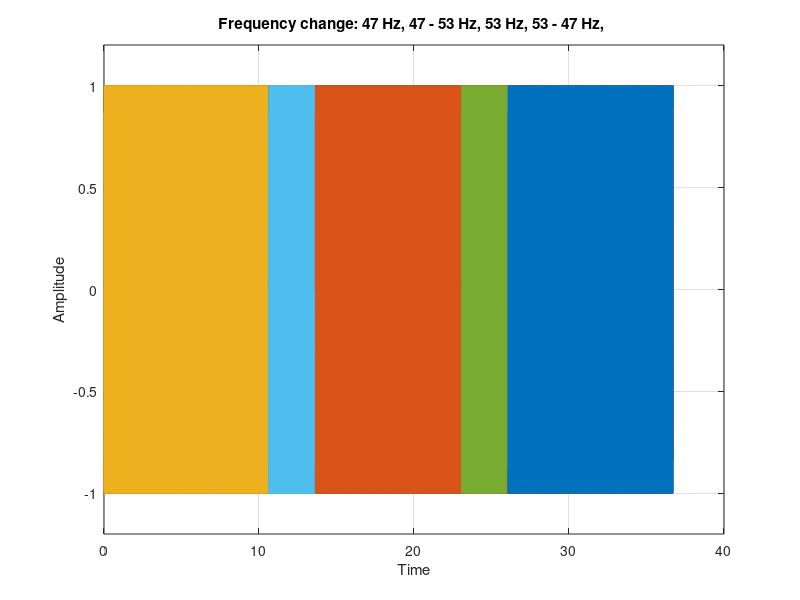
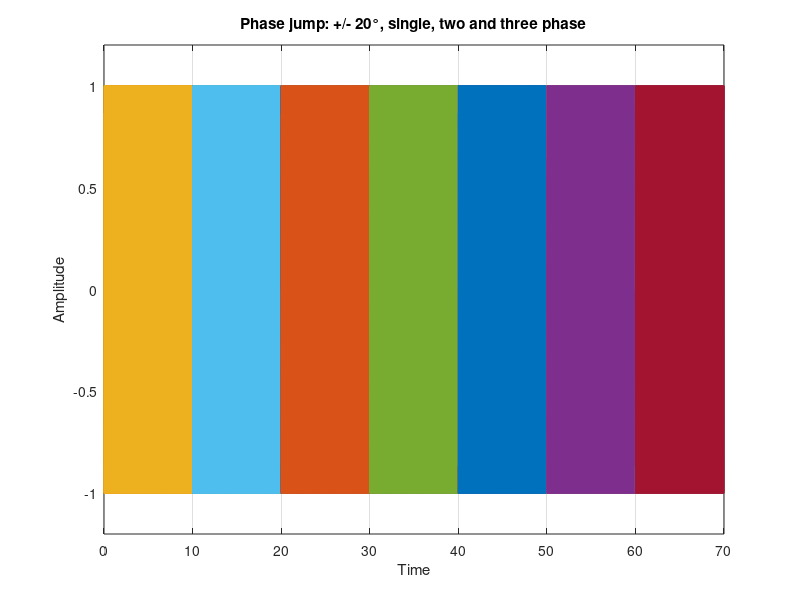
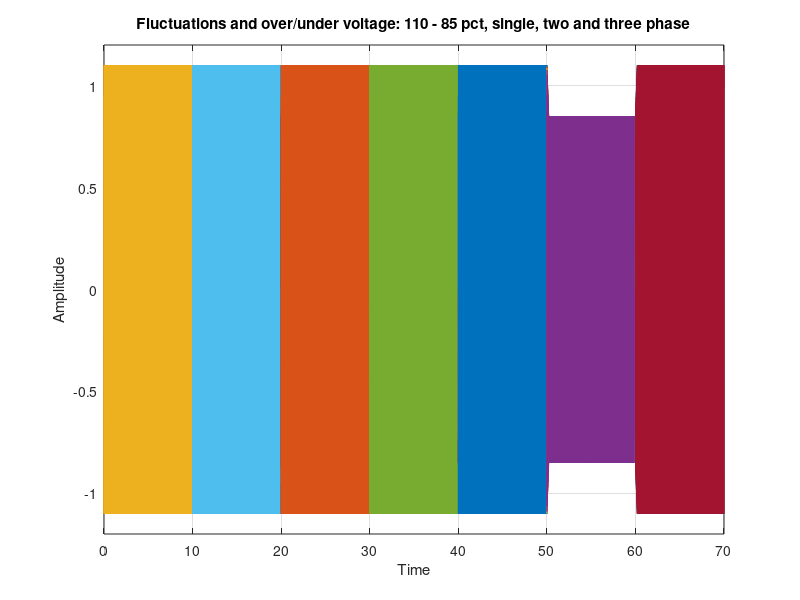
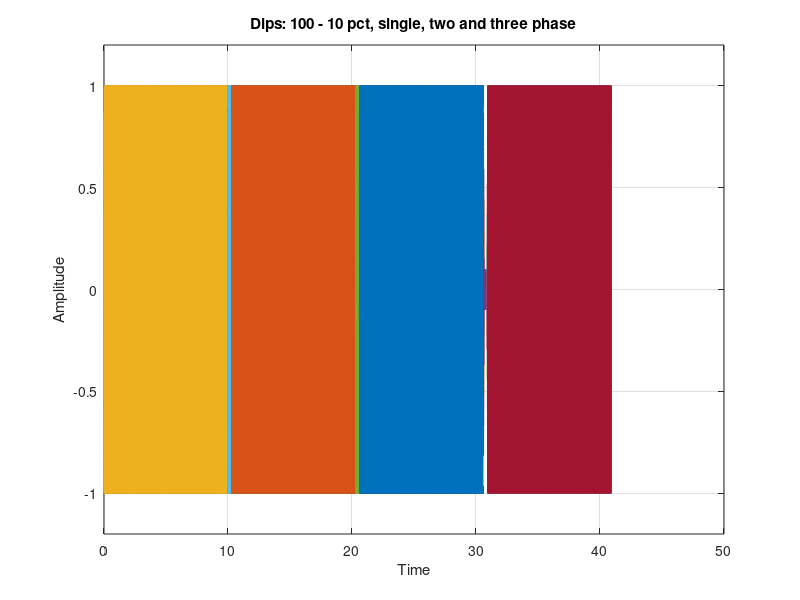

Write the MATLAB code that produced these figures, in order. (Note: this script raises an error after producing the figures.)
clc; clear; close all;
%% script for generating test sequence for PLL's


%% Variable constants for test sequence
fs = 10000
t_end = 200
t = linspace(0,t_end,t_end*fs);

t_event = 10 % [s] time between each event
% ts_stair = 1e-3 % sample time for stair generator - (-1 -> inherited doesnt work)


%% frequency change, TC#1
% eventuelt tilføj et sweep fra 50 Hz til 47 hz således at testen kan køre
% videre direkte fra startup sequence

f_start = 47;
f_top = 53;
duration = 3;
cycles = 500;
t_event_low = cycles/f_start
t_event_high = cycles/f_top

t_11 = t_event_low
t_12 = t_11+duration
t_13 = t_12+t_event_high
t_14 = t_13+duration;
t_15 = t_14+t_event_low



% jump to 47 Hz not part of test, thus give 10 seconds to adapt - however,
% current implementation treats it like its a case of its own and such not
% a continuation of start up sequence
pha10 = sin(2*pi*f_start*t(1:t_event_low*fs));
phb10 = sin(2*pi*f_start*t(1:t_event_low*fs) - 2*pi/3);
phc10 = sin(2*pi*f_start*t(1:t_event_low*fs) + 2*pi/3);
V10 = [pha10; phb10; phc10]';


% 47 to 53 Hz
pha11 = chirp(t(1:duration*fs),f_start,3,f_top,'linear',270);
phb11 = chirp(t(1:duration*fs),f_start,3,f_top,'linear',150);
phc11 = chirp(t(1:duration*fs),f_start,3,f_top,'linear',30);
V11 = [pha11; phb11; phc11]';


% 53 Hz for 500 cycles
pha12 = sin(2*pi*f_top*t(1:t_event_high*fs));
phb12 = sin(2*pi*f_top*t(1:t_event_high*fs) - 2*pi/3);
phc12 = sin(2*pi*f_top*t(1:t_event_high*fs) + 2*pi/3);
V12 = [pha12; phb12; phc12]';


% 53 to 47 Hz
pha13 = chirp(t(1:duration*fs),f_top,3,f_start,'linear',270);
phb13 = chirp(t(1:duration*fs),f_top,3,f_start,'linear',150);
phc13 = chirp(t(1:duration*fs),f_top,3,f_start,'linear',30);
V13 = [pha13; phb13; phc13]';


% 47 Hz for 10 sec
pha14 = sin(2*pi*f_start*t(1:t_event_low*fs));
phb14 = sin(2*pi*f_start*t(1:t_event_low*fs) - 2*pi/3);
phc14 = sin(2*pi*f_start*t(1:t_event_low*fs) + 2*pi/3);
V14 = [pha14; phb14; phc14]';


% collect part signals to one signal
V1 = [V10; V11; V12; V13; V14];

figures = figure(11)
plot(t(1        : t_11*fs), [pha10; phb10; phc10]')
hold on
grid on
plot(t(t_11*fs+1: t_12*fs), [pha11; phb11; phc11]')
plot(t(t_12*fs+1: t_13*fs), [pha12; phb12; phc12]')
plot(t(t_13*fs+1: t_14*fs), [pha13; phb13; phc13]')
plot(t(t_14*fs+1: t_15*fs), [pha14; phb14; phc14]')

freqtitle1 = sprintf('Frequency change: %d Hz, %d - %d Hz, %d Hz, %d - %d Hz, %d Hz',... 
    f_start, f_start, f_top, f_top, f_top, f_start)
title(freqtitle1)
xlabel('Time')
ylabel('Amplitude')
ylim([-1.2 1.2])

%% phase jumps
f_base = 50;
cycles = 500;
t_recov = cycles/f_base;
phi_shift = 20*pi/180


t_21 = t_recov
t_22 = t_21 + t_recov;
t_23 = t_22 + t_recov;
t_24 = t_23 + t_recov;
t_25 = t_24 + t_recov;
t_26 = t_25 + t_recov;
t_27 = t_26 + t_recov;

% start up
pha21 = sin(2*pi*f_base*t(1:t_recov*fs));
phb21 = sin(2*pi*f_base*t(1:t_recov*fs) - 2*pi/3);
phc21 = sin(2*pi*f_base*t(1:t_recov*fs) + 2*pi/3);
V21 = [pha21; phb21; phc21]';

% single phase phase shift (positive)
pha22 = sin(2*pi*f_base*t(1:t_recov*fs) + phi_shift);
phb22 = sin(2*pi*f_base*t(1:t_recov*fs) - 2*pi/3);
phc22 = sin(2*pi*f_base*t(1:t_recov*fs) + 2*pi/3);
V22 = [pha22; phb22; phc22]';

% single phase phase shift (negative)
pha23 = sin(2*pi*f_base*t(1:t_recov*fs));
phb23 = sin(2*pi*f_base*t(1:t_recov*fs) - 2*pi/3);
phc23 = sin(2*pi*f_base*t(1:t_recov*fs) + 2*pi/3);
V23 = [pha23; phb23; phc23]';

% two phase phase shift (positive)
pha24 = sin(2*pi*f_base*t(1:t_recov*fs) + phi_shift);
phb24 = sin(2*pi*f_base*t(1:t_recov*fs) - 2*pi/3 + phi_shift);
phc24 = sin(2*pi*f_base*t(1:t_recov*fs) + 2*pi/3);
V24 = [pha24; phb24; phc24]';

% two phase phase shift (negative)
pha25 = sin(2*pi*f_base*t(1:t_recov*fs));
phb25 = sin(2*pi*f_base*t(1:t_recov*fs) - 2*pi/3);
phc25 = sin(2*pi*f_base*t(1:t_recov*fs) + 2*pi/3);
V25 = [pha25; phb25; phc25]';

% three phase phase shift (positive)
pha26 = sin(2*pi*f_base*t(1:t_recov*fs) + phi_shift);
phb26 = sin(2*pi*f_base*t(1:t_recov*fs) - 2*pi/3 + phi_shift);
phc26 = sin(2*pi*f_base*t(1:t_recov*fs) + 2*pi/3 + phi_shift);
V26 = [pha26; phb26; phc26]';

% three phase phase shift (negative)
pha27 = sin(2*pi*f_base*t(1:t_recov*fs));
phb27 = sin(2*pi*f_base*t(1:t_recov*fs) - 2*pi/3);
phc27 = sin(2*pi*f_base*t(1:t_recov*fs) + 2*pi/3);
V27 = [pha27; phb27; phc27]';
    
figures = [figures; figure(21)]
plot(t(1        : t_21*fs), V21)
grid on
hold on
plot(t(t_21*fs+1: t_22*fs), V22)
plot(t(t_22*fs+1: t_23*fs), V23)
plot(t(t_23*fs+1: t_24*fs), V24)
plot(t(t_24*fs+1: t_25*fs), V25)
plot(t(t_25*fs+1: t_26*fs), V26)
plot(t(t_26*fs+1: t_27*fs), V27)
phasetitle1 = sprintf('Phase jump: +/- %d°, single, two and three phase', phi_shift*180/pi)
title(phasetitle1)
xlabel('Time')
ylabel('Amplitude')
ylim([-1.2 1.2])

V2 = [V21; V22; V23; V24; V25; V26; V27];


%% voltage fluctuations and over/under voltage
f_base = 50;
cycles = 500;
t_recov = cycles/f_base;
fluct_rate = f_base*0.12/5; % percent pr sec
% t_recov = 10;
Amax = 1.1
Amin = 0.85
t_fluct = (Amax-Amin)/fluct_rate;

t_31  = t_recov; 
t_32  = t_31  + t_recov; 
t_33  = t_32  + t_recov;
t_34  = t_33  + t_recov; 
t_35  = t_34  + t_recov;
t_36  = t_35  + t_recov; 
t_37  = t_36  + t_recov;

% start up
pha31 = Amax*sin(2*pi*f_base*t(1:t_recov*fs));
phb31 = Amax*sin(2*pi*f_base*t(1:t_recov*fs) - 2*pi/3);
phc31 = Amax*sin(2*pi*f_base*t(1:t_recov*fs) + 2*pi/3);
V31 = [pha31; phb31; phc31]';

% single phase fluctuation (positive)
pha32 = [sin(2*pi*f_base*t(1:t_fluct*fs)).*(Amax-fluct_rate*t(1:t_fluct*fs)),  Amin*sin(2*pi*f_base*t(t_fluct*fs:  t_recov*fs))];
phb32 =                                                                        Amax*sin(2*pi*f_base*t(1:           t_recov*fs) - 2*pi/3);
phc32 =                                                                        Amax*sin(2*pi*f_base*t(1:           t_recov*fs) + 2*pi/3);
V32 = [pha32; phb32; phc32]';

% single phase fluctuation (negative)
pha33 = [sin(2*pi*f_base*t(1:t_fluct*fs)).*(Amin+fluct_rate*t(1:t_fluct*fs)),  Amax*sin(2*pi*f_base*t(t_fluct*fs:  t_recov*fs))];
phb33 =                                                                        Amax*sin(2*pi*f_base*t(1:           t_recov*fs) - 2*pi/3);
phc33 =                                                                        Amax*sin(2*pi*f_base*t(1:           t_recov*fs) + 2*pi/3);
V33 = [pha33; phb33; phc33]';

% two phase fluctuation (positive)
pha34 = [sin(2*pi*f_base*t(1:t_fluct*fs))		 	.*(Amax-fluct_rate*t(1:t_fluct*fs)),  	Amin*sin(2*pi*f_base*t(t_fluct*fs:  t_recov*fs))];
phb34 = [sin(2*pi*f_base*t(1:t_fluct*fs) - 2*pi/3)	.*(Amax-fluct_rate*t(1:t_fluct*fs)),  	Amin*sin(2*pi*f_base*t(t_fluct*fs:  t_recov*fs) - 2*pi/3)];
phc34 =                                                                        				Amax*sin(2*pi*f_base*t(1:           t_recov*fs) + 2*pi/3);
V34 = [pha34; phb34; phc34]';

% two phase fluctuation (negative)
pha35 = [sin(2*pi*f_base*t(1:t_fluct*fs))			.*(Amin+fluct_rate*t(1:t_fluct*fs)),  	Amax*sin(2*pi*f_base*t(t_fluct*fs:  t_recov*fs))];
phb35 = [sin(2*pi*f_base*t(1:t_fluct*fs) - 2*pi/3)	.*(Amin+fluct_rate*t(1:t_fluct*fs)),  	Amax*sin(2*pi*f_base*t(t_fluct*fs:  t_recov*fs) - 2*pi/3)];
phc35 =                                                                        				Amax*sin(2*pi*f_base*t(1:           t_recov*fs) + 2*pi/3);
V35 = [pha35; phb35; phc35]';

% three phase fluctuation (positive)
pha36 = [sin(2*pi*f_base*t(1:t_fluct*fs))		 	.*(Amax-fluct_rate*t(1:t_fluct*fs)),  	Amin*sin(2*pi*f_base*t(t_fluct*fs:  t_recov*fs))];
phb36 = [sin(2*pi*f_base*t(1:t_fluct*fs) - 2*pi/3)	.*(Amax-fluct_rate*t(1:t_fluct*fs)),  	Amin*sin(2*pi*f_base*t(t_fluct*fs:  t_recov*fs) - 2*pi/3)];
phc36 = [sin(2*pi*f_base*t(1:t_fluct*fs) + 2*pi/3)	.*(Amax-fluct_rate*t(1:t_fluct*fs)),  	Amin*sin(2*pi*f_base*t(t_fluct*fs:  t_recov*fs) + 2*pi/3)];
V36 = [pha36; phb36; phc36]';

% three phase fluctuation (negative)
pha37 = [sin(2*pi*f_base*t(1:t_fluct*fs))			.*(Amin+fluct_rate*t(1:t_fluct*fs)),  	Amax*sin(2*pi*f_base*t(t_fluct*fs:  t_recov*fs))];
phb37 = [sin(2*pi*f_base*t(1:t_fluct*fs) - 2*pi/3)	.*(Amin+fluct_rate*t(1:t_fluct*fs)),  	Amax*sin(2*pi*f_base*t(t_fluct*fs:  t_recov*fs) - 2*pi/3)];
phc37 = [sin(2*pi*f_base*t(1:t_fluct*fs) + 2*pi/3)	.*(Amin+fluct_rate*t(1:t_fluct*fs)),  	Amax*sin(2*pi*f_base*t(t_fluct*fs:  t_recov*fs) + 2*pi/3)];
V37 = [pha37; phb37; phc37]';


figures = [figures; figure(31)]

plot(t(1        : t_31*fs), V31)
grid on
hold on
plot(t(t_31*fs+1: t_32*fs), V32)
plot(t(t_32*fs+1: t_33*fs), V33)
plot(t(t_33*fs+1: t_34*fs), V34)
plot(t(t_34*fs+1: t_35*fs), V35)
plot(t(t_35*fs+1: t_36*fs), V36)
plot(t(t_36*fs+1: t_37*fs), V37)

phasetitle1 = sprintf('Fluctuations and over/under voltage: %d - %d pct, single, two and three phase', Amax*100, Amin*100)
title(phasetitle1)
xlabel('Time')
ylabel('Amplitude')
ylim([-1.2 1.2])

V3 = [V31; V32; V33; V34; V35; V36; V37];



%% voltage dips
f_base = 50
cycles = 500
t_recov = cycles/f_base
fluct_rate = f_base*0.9/2 % percent pr sec
Amax = 1
Amin = 0.1
t_fluct = (Amax-Amin)/fluct_rate
down_cycles = 13
t_down = down_cycles/f_base

t_41  = t_recov; 
% t_42  = t_41  + t_recov; 
t_42  = t_41  + (t_down+t_fluct); 
t_43  = t_42  + t_recov;
t_44  = t_43  + (t_down+t_fluct); 
t_45  = t_44  + t_recov;
t_46  = t_45  + (t_down+t_fluct); 
t_47  = t_46  + t_recov;

% start up
pha41 = Amax*sin(2*pi*f_base*t(1:t_recov*fs));
phb41 = Amax*sin(2*pi*f_base*t(1:t_recov*fs) - 2*pi/3);
phc41 = Amax*sin(2*pi*f_base*t(1:t_recov*fs) + 2*pi/3);
V41 = [pha41; phb41; phc41]';

% single phase dip
% pha42 = [sin(2*pi*f_base*t(1:t_fluct*fs)).*(Amax-fluct_rate*t(1:t_fluct*fs)),  Amin*sin(2*pi*f_base*t(t_fluct*fs+1:  t_recov*fs))];
pha42 = [sin(2*pi*f_base*t(1:t_fluct*fs))            .*(Amax-fluct_rate*t(1:t_fluct*fs)),   Amin*sin(2*pi*f_base*t(t_fluct*fs+1:     (t_down+t_fluct)*fs))];
phb42 =                                                                                     Amax*sin(2*pi*f_base*t(1:                (t_down+t_fluct)*fs) - 2*pi/3);
phc42 =                                                                                     Amax*sin(2*pi*f_base*t(1:                (t_down+t_fluct)*fs) + 2*pi/3);
V42 = [pha42; phb42; phc42]';   

% single phase restore
pha43 = [sin(2*pi*f_base*t(1:t_fluct*fs))           .*(Amin+fluct_rate*t(1:t_fluct*fs)),    Amax*sin(2*pi*f_base*t(t_fluct*fs+1:     t_recov*fs))];
phb43 =                                                                                     Amax*sin(2*pi*f_base*t(1:                t_recov*fs) - 2*pi/3);
phc43 =                                                                                     Amax*sin(2*pi*f_base*t(1:                t_recov*fs) + 2*pi/3);
V43 = [pha43; phb43; phc43]';

% two phase dip                                               XXXXXXXXXXXXXXXXXXXXXXXXXXX      her sker fase forskydning
pha44 = [sin(2*pi*f_base*t(1:t_fluct*fs))		 	.*(Amax-fluct_rate*t(1:t_fluct*fs)),  	Amin*sin(2*pi*f_base*t(t_fluct*fs+1:     (t_down+t_fluct)*fs))];
phb44 = [sin(2*pi*f_base*t(1:t_fluct*fs) - 2*pi/3)	.*(Amax-fluct_rate*t(1:t_fluct*fs)),  	Amin*sin(2*pi*f_base*t(t_fluct*fs+1:     (t_down+t_fluct)*fs) - 2*pi/3)];
phc44 =                                                                        				Amax*sin(2*pi*f_base*t(1:                (t_down+t_fluct)*fs) + 2*pi/3);
V44 = [pha44; phb44; phc44]';

% two phase restore
pha45 = [sin(2*pi*f_base*t(1:t_fluct*fs))			.*(Amin+fluct_rate*t(1:t_fluct*fs)),  	Amax*sin(2*pi*f_base*t(t_fluct*fs+1:     t_recov*fs))];
phb45 = [sin(2*pi*f_base*t(1:t_fluct*fs) - 2*pi/3)	.*(Amin+fluct_rate*t(1:t_fluct*fs)),  	Amax*sin(2*pi*f_base*t(t_fluct*fs+1:     t_recov*fs) - 2*pi/3)];
phc45 =                                                                        				Amax*sin(2*pi*f_base*t(1:                t_recov*fs) + 2*pi/3);
V45 = [pha45; phb45; phc45]';

% three phase dip
pha46 = [sin(2*pi*f_base*t(1:t_fluct*fs))		 	.*(Amax-fluct_rate*t(1:t_fluct*fs)),  	Amin*sin(2*pi*f_base*t(t_fluct*fs+1:     (t_down+t_fluct)*fs))];
phb46 = [sin(2*pi*f_base*t(1:t_fluct*fs) - 2*pi/3)	.*(Amax-fluct_rate*t(1:t_fluct*fs)),  	Amin*sin(2*pi*f_base*t(t_fluct*fs+1:     (t_down+t_fluct)*fs) - 2*pi/3)];
phc46 = [sin(2*pi*f_base*t(1:t_fluct*fs) + 2*pi/3)	.*(Amax-fluct_rate*t(1:t_fluct*fs)),  	Amin*sin(2*pi*f_base*t(t_fluct*fs+1:     (t_down+t_fluct)*fs) + 2*pi/3)];
V46 = [pha46; phb46; phc46]';

% three phase restore
pha47 = [sin(2*pi*f_base*t(1:t_fluct*fs))			.*(Amin+fluct_rate*t(1:t_fluct*fs)),  	Amax*sin(2*pi*f_base*t(t_fluct*fs+1:     t_recov*fs))];
phb47 = [sin(2*pi*f_base*t(1:t_fluct*fs) - 2*pi/3)	.*(Amin+fluct_rate*t(1:t_fluct*fs)),  	Amax*sin(2*pi*f_base*t(t_fluct*fs+1:     t_recov*fs) - 2*pi/3)];
phc47 = [sin(2*pi*f_base*t(1:t_fluct*fs) + 2*pi/3)	.*(Amin+fluct_rate*t(1:t_fluct*fs)),  	Amax*sin(2*pi*f_base*t(t_fluct*fs+1:     t_recov*fs) + 2*pi/3)];
V47 = [pha47; phb47; phc47]';


figures = [figures; figure(41)]
plot(t(1        : t_41*fs), V41)
grid on
hold on
plot(t(t_41*fs+1: t_42*fs), V42)
plot(t(t_42*fs+1: t_43*fs), V43)
plot(t(t_43*fs+1: t_44*fs), V44)
plot(t(t_44*fs+1: t_45*fs), V45)
plot(t(t_45*fs+1: t_46*fs), V46)
plot(t(t_46*fs+1: t_47*fs), V47)
diptitle1 = sprintf('Dips: %d - %d pct, single, two and three phase', Amax*100, Amin*100)
title(diptitle1)
xlabel('Time')
ylabel('Amplitude')
ylim([-1.2 1.2])


V4 = [V41; V42; V43; V44; V45; V46; V47];


%% harmonics
f_base = 50
cycles = 500
t_recov = cycles/f_base
t_harmonics = t_recov
Amax = 1

%Amplitudes of harmonics
A5_1 = 0.1
A7_1 = 0.0663
A5_2 = 0.0663
A7_2 = 0.1

%
t_51 = t_recov
t_52 = t_51 + t_harmonics
t_53 = t_52 + t_recov
t_54 = t_53 + t_harmonics


% start up
pha51 = Amax*sin(2*pi*f_base*t(1:t_recov*fs));
phb51 = Amax*sin(2*pi*f_base*t(1:t_recov*fs) - 2*pi/3);
phc51 = Amax*sin(2*pi*f_base*t(1:t_recov*fs) + 2*pi/3);
V51 = [pha51; phb51; phc51]';

% harmonics
pha52 = Amax*sin(2*pi*f_base*t(1:t_recov*fs))          + A5_1*sin(5*(2*pi*f_base*t(1:t_recov*fs))         ) + A7_1*sin(7*(2*pi*f_base*t(1:t_recov*fs))         );
phb52 = Amax*sin(2*pi*f_base*t(1:t_recov*fs) - 2*pi/3) + A5_1*sin(5*(2*pi*f_base*t(1:t_recov*fs) - 2*pi/3)) + A7_1*sin(7*(2*pi*f_base*t(1:t_recov*fs) - 2*pi/3));
phc52 = Amax*sin(2*pi*f_base*t(1:t_recov*fs) + 2*pi/3) + A5_1*sin(5*(2*pi*f_base*t(1:t_recov*fs) + 2*pi/3)) + A7_1*sin(7*(2*pi*f_base*t(1:t_recov*fs) + 2*pi/3));
V52 = [pha52; phb52; phc52]';

% recover
pha53 = Amax*sin(2*pi*f_base*t(1:t_recov*fs));
phb53 = Amax*sin(2*pi*f_base*t(1:t_recov*fs) - 2*pi/3);
phc53 = Amax*sin(2*pi*f_base*t(1:t_recov*fs) + 2*pi/3);
V53 = [pha53; phb53; phc53]';

% harmonics
pha54 = Amax*sin(2*pi*f_base*t(1:t_recov*fs))          + A5_2*sin(5*(2*pi*f_base*t(1:t_recov*fs))         ) + A7_2*sin(7*(2*pi*f_base*t(1:t_recov*fs))         );
phb54 = Amax*sin(2*pi*f_base*t(1:t_recov*fs) - 2*pi/3) + A5_2*sin(5*(2*pi*f_base*t(1:t_recov*fs) - 2*pi/3)) + A7_2*sin(7*(2*pi*f_base*t(1:t_recov*fs) - 2*pi/3));
phc54 = Amax*sin(2*pi*f_base*t(1:t_recov*fs) + 2*pi/3) + A5_2*sin(5*(2*pi*f_base*t(1:t_recov*fs) + 2*pi/3)) + A7_2*sin(7*(2*pi*f_base*t(1:t_recov*fs) + 2*pi/3));
V54 = [pha54; phb54; phc54]';

figures = [figures; figure(51)]
plot(t(1        : t_51*fs), V51)
grid on
hold on
plot(t(t_51*fs+1: t_52*fs), V52)
plot(t(t_52*fs+1: t_53*fs), V53)
plot(t(t_53*fs+1: t_54*fs), V54)

harmonicstitle1 = sprintf('Harmonics: no harmonics, then 5th = %.2f and 7th=%.2f, no harmonics,then 5th = %.2f and 7th=%.2f',A5_1, A7_1, A5_2, A7_2 )
title(harmonicstitle1)
xlabel('Time')
ylabel('Amplitude')
ylim([-1.2 1.2])

%% interruptions
f_base = 50
cycles = 500
t_recov = cycles/f_base
fluct_rate = f_base*1/2 % percent pr sec
Amax = 1
Amin = 0
t_fluct = (Amax-Amin)/fluct_rate
down_cycles = 8
t_down = down_cycles/f_base

t_61  = t_recov; 
t_62  = t_61  + (t_down+t_fluct); 
t_63  = t_62  + t_recov;
t_64  = t_63  + (t_down+t_fluct); 
t_65  = t_64  + t_recov;
t_66  = t_65  + (t_down+t_fluct); 
t_67  = t_66  + t_recov;

% start up
pha61 = Amax*sin(2*pi*f_base*t(1:t_recov*fs));
phb61 = Amax*sin(2*pi*f_base*t(1:t_recov*fs) - 2*pi/3);
phc61 = Amax*sin(2*pi*f_base*t(1:t_recov*fs) + 2*pi/3);
V61 = [pha61; phb61; phc61]';

% single phase interruption
% pha62 = [sin(2*pi*f_base*t(1:t_fluct*fs)).*(Amax-fluct_rate*t(1:t_fluct*fs)),  Amin*sin(2*pi*f_base*t(t_fluct*fs+1:  t_recov*fs))];
pha62 = [sin(2*pi*f_base*t(1:t_fluct*fs))            .*(Amax-fluct_rate*t(1:t_fluct*fs)),   Amin*sin(2*pi*f_base*t(t_fluct*fs+1:     (t_down+t_fluct)*fs))];
phb62 =                                                                                     Amax*sin(2*pi*f_base*t(1:                (t_down+t_fluct)*fs) - 2*pi/3);
phc62 =                                                                                     Amax*sin(2*pi*f_base*t(1:                (t_down+t_fluct)*fs) + 2*pi/3);
V62 = [pha62; phb62; phc62]';   

% single phase restore
pha63 = [sin(2*pi*f_base*t(1:t_fluct*fs))           .*(Amin+fluct_rate*t(1:t_fluct*fs)),    Amax*sin(2*pi*f_base*t(t_fluct*fs+1:     t_recov*fs))];
phb63 =                                                                                     Amax*sin(2*pi*f_base*t(1:                t_recov*fs) - 2*pi/3);
phc63 =                                                                                     Amax*sin(2*pi*f_base*t(1:                t_recov*fs) + 2*pi/3);
V63 = [pha63; phb63; phc63]';

% two phase interruption                                               XXXXXXXXXXXXXXXXXXXXXXXXXXX      her sker fase forskydning
pha64 = [sin(2*pi*f_base*t(1:t_fluct*fs))		 	.*(Amax-fluct_rate*t(1:t_fluct*fs)),  	Amin*sin(2*pi*f_base*t(t_fluct*fs+1:     (t_down+t_fluct)*fs))];
phb64 = [sin(2*pi*f_base*t(1:t_fluct*fs) - 2*pi/3)	.*(Amax-fluct_rate*t(1:t_fluct*fs)),  	Amin*sin(2*pi*f_base*t(t_fluct*fs+1:     (t_down+t_fluct)*fs) - 2*pi/3)];
phc64 =                                                                        				Amax*sin(2*pi*f_base*t(1:                (t_down+t_fluct)*fs) + 2*pi/3);
V64 = [pha64; phb64; phc64]';

% two phase restore
pha65 = [sin(2*pi*f_base*t(1:t_fluct*fs))			.*(Amin+fluct_rate*t(1:t_fluct*fs)),  	Amax*sin(2*pi*f_base*t(t_fluct*fs+1:     t_recov*fs))];
phb65 = [sin(2*pi*f_base*t(1:t_fluct*fs) - 2*pi/3)	.*(Amin+fluct_rate*t(1:t_fluct*fs)),  	Amax*sin(2*pi*f_base*t(t_fluct*fs+1:     t_recov*fs) - 2*pi/3)];
phc65 =                                                                        				Amax*sin(2*pi*f_base*t(1:                t_recov*fs) + 2*pi/3);
V65 = [pha65; phb65; phc65]';

% three phase interruption
pha66 = [sin(2*pi*f_base*t(1:t_fluct*fs))		 	.*(Amax-fluct_rate*t(1:t_fluct*fs)),  	Amin*sin(2*pi*f_base*t(t_fluct*fs+1:     (t_down+t_fluct)*fs))];
phb66 = [sin(2*pi*f_base*t(1:t_fluct*fs) - 2*pi/3)	.*(Amax-fluct_rate*t(1:t_fluct*fs)),  	Amin*sin(2*pi*f_base*t(t_fluct*fs+1:     (t_down+t_fluct)*fs) - 2*pi/3)];
phc66 = [sin(2*pi*f_base*t(1:t_fluct*fs) + 2*pi/3)	.*(Amax-fluct_rate*t(1:t_fluct*fs)),  	Amin*sin(2*pi*f_base*t(t_fluct*fs+1:     (t_down+t_fluct)*fs) + 2*pi/3)];
V66 = [pha66; phb66; phc66]';

% three phase restore
pha67 = [sin(2*pi*f_base*t(1:t_fluct*fs))			.*(Amin+fluct_rate*t(1:t_fluct*fs)),  	Amax*sin(2*pi*f_base*t(t_fluct*fs+1:     t_recov*fs))];
phb67 = [sin(2*pi*f_base*t(1:t_fluct*fs) - 2*pi/3)	.*(Amin+fluct_rate*t(1:t_fluct*fs)),  	Amax*sin(2*pi*f_base*t(t_fluct*fs+1:     t_recov*fs) - 2*pi/3)];
phc67 = [sin(2*pi*f_base*t(1:t_fluct*fs) + 2*pi/3)	.*(Amin+fluct_rate*t(1:t_fluct*fs)),  	Amax*sin(2*pi*f_base*t(t_fluct*fs+1:     t_recov*fs) + 2*pi/3)];
V67 = [pha67; phb67; phc67]';

figures = [figures; figure(61)]
plot(t(1        : t_61*fs), V61)
grid on
hold on
plot(t(t_61*fs+1: t_62*fs), V62)
plot(t(t_62*fs+1: t_63*fs), V63)
plot(t(t_63*fs+1: t_64*fs), V64)
plot(t(t_64*fs+1: t_65*fs), V65)
plot(t(t_65*fs+1: t_66*fs), V66)
plot(t(t_66*fs: t_67*fs), V67)
intertitle1 = sprintf('Interruptions: %d - %d pct, single, two and three phase', Amax*100, Amin*100)
title(intertitle1)
xlabel('Time')
ylabel('Amplitude')
ylim([-1.2 1.2])

V6 = [V61; V62; V63; V64; V65; V66; V67];


%% saving figures
% savepath = 'C:\Users\Kasper Laustsen\Aarhus universitet\Martin Højlund Therkildsen - Bachelor\10. Accepttest\Accepttest specification\Plots_TC'
% filename = ["TC1_freq.png"; "TC2_phase.png" ;"TC3_fluct.png"; "TC4_dip.png"; "TC5_harm.png"; "TC6_interrupt.png"]
% for i=1:6
%     f = fullfile(savepath,filename(i))
%     exportgraphics(figures(i), f,'Resolution', 400)
% end
